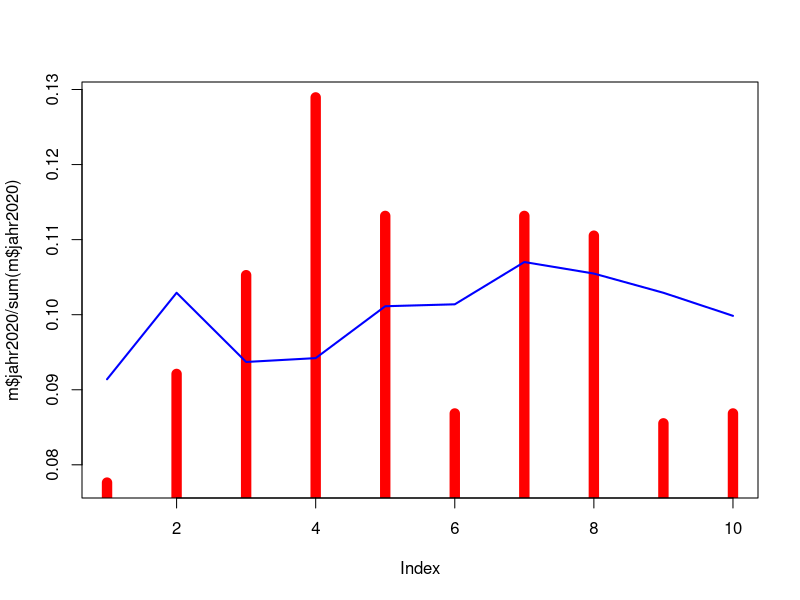

Here is the R script that generated this plot:
data <- read.csv("data.csv")

d <- data.frame(woche = 1:50)

d$jahr2020 <- data$jahr2020
d$vorjahre <- data$jahr2019 + data$jahr2018 + data$jahr2017 + data$jahr2016 + data$jahr2015

m <- data.frame(gruppe = 1:10)
m

m$jahr2020 <- c(
sum(d$jahr2020[seq(1,4,1)]),
sum(d$jahr2020[seq(5,9,1)]),
sum(d$jahr2020[seq(10,14,1)]),
sum(d$jahr2020[seq(15,19,1)]),
sum(d$jahr2020[seq(20,24,1)]),
sum(d$jahr2020[seq(25,29,1)]),
sum(d$jahr2020[seq(30,34,1)]),
sum(d$jahr2020[seq(35,39,1)]),
sum(d$jahr2020[seq(40,44,1)]),
sum(d$jahr2020[seq(45,49,1)])
)
m$vorjahre <- c(
sum(d$vorjahre[seq(1,4,1)]),
sum(d$vorjahre[seq(5,9,1)]),
sum(d$vorjahre[seq(10,14,1)]),
sum(d$vorjahre[seq(15,19,1)]),
sum(d$vorjahre[seq(20,24,1)]),
sum(d$vorjahre[seq(25,29,1)]),
sum(d$vorjahre[seq(30,34,1)]),
sum(d$vorjahre[seq(35,39,1)]),
sum(d$vorjahre[seq(40,44,1)]),
sum(d$vorjahre[seq(45,49,1)])
)

m

m$p = m$vorjahre / sum(m$vorjahre)
m$pj = m$jahr2020 / sum(m$jahr2020)
m

n = sum(m$jahr2020)
n
m$np = n * m$p
m$np
m$D = (m$np - m$jahr2020)^2 / m$np
D = sum(m$D)

D

chisq.test(m$jahr2020, p = m$vorjahre / sum(m$vorjahre))

pdf("ueber.pdf")
m$vorjahre / sum(m$vorjahre)
plot(m$jahr2020/sum(m$jahr2020), col="red", type="h", lwd = 10)
points(m$vorjahre/sum(m$vorjahre), col="blue", type="l", xlab="Wochengruppe", ylab="Häufigkeit", lwd=2)

